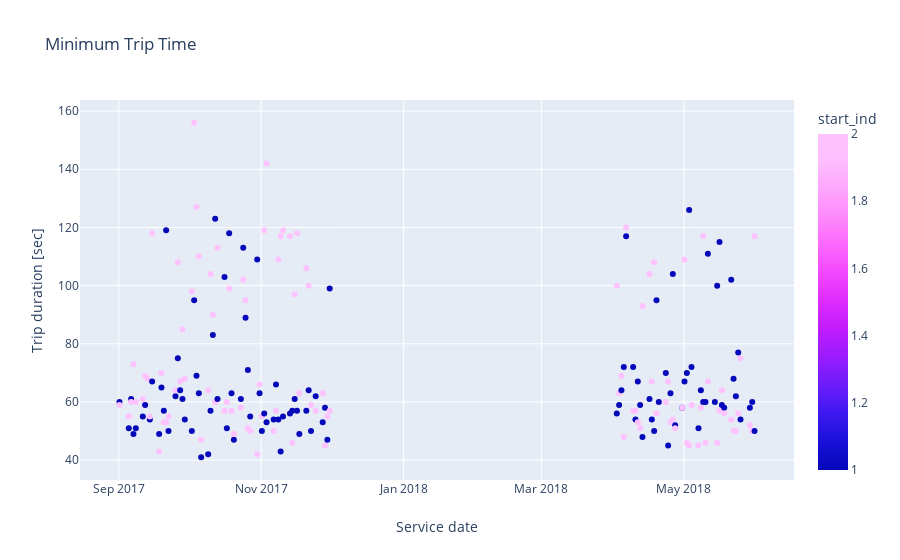

The code cell stored with this chart in its notebook:
### Code cell
day_minimums = {'date': [], 'start_ind': [], 'elapsed_time': []}
for name, group in trips_df.groupby(['date', 'start_ind']):
    day_minimums['date'].append(name[0])
    day_minimums['start_ind'].append(name[1])
    day_minimums['elapsed_time'].append(group.min()['elapsed_time'])
min_df = pd.DataFrame(day_minimums)

px.scatter(min_df, x='date', y='elapsed_time', labels={'date': 'Service date', 'elapsed_time': 'Trip duration [sec]'},
#            range_x=[pd.to_datetime('01SEP2017', format='%d%b%Y'), pd.to_datetime('01DEC2017', format='%d%b%Y')],
           title='Minimum Trip Time', color='start_ind')

### Figure 1 — Plotly figure (JSON) as saved in the notebook; plotly's stock layout.template omitted (floating-point values rounded to 4 significant figures; data arrays with more than 128 entries replaced by an {"elided": "..."} marker saying what was removed)
{"data": [{"hovertemplate": "Service date=%{x}<br>Trip duration [sec]=%{y}<br>start_ind=%{marker.color}<extra></extra>", "legendgroup": "", "marker": {"cmax": 2, "cmin": 1, "color": {"elided": "210 int values"}, "colorbar": {"title": {"text": "start_ind"}}, "colorscale": [[0, "#0508b8"], [0.08333, "#1910d8"], [0.1667, "#3c19f0"], [0.25, "#6b1cfb"], [0.3333, "#981cfd"], [0.4167, "#bf1cfd"], [0.5, "#dd2bfd"], [0.5833, "#f246fe"], [0.6667, "#fc67fd"], [0.75, "#fe88fc"], [0.8333, "#fea5fd"], [0.9167, "#febefe"], [1, "#fec3fe"]], "showscale": true, "symbol": "circle"}, "mode": "markers", "name": " ", "showlegend": false, "type": "scatter", "uid": "04f3f075-255a-45e0-9f20-040906934f3e", "x": {"elided": "210 str values"}, "xaxis": "x", "y": {"elided": "210 int values"}, "yaxis": "y"}], "layout": {"autosize": true, "grid": {"xaxes": ["x"], "xgap": 0.1, "xside": "bottom", "yaxes": ["y"], "ygap": 0.1, "yside": "left"}, "legend": {"tracegroupgap": 0}, "title": {"text": "Minimum Trip Time"}, "xaxis": {"autorange": true, "range": ["2017-08-15 14:15:14.7417", "2018-06-16 23:44:45.2583"], "title": {"text": "Service date"}, "type": "date"}, "yaxis": {"autorange": true, "range": [32.58, 164.4], "title": {"text": "Trip duration [sec]"}, "type": "linear"}}}
